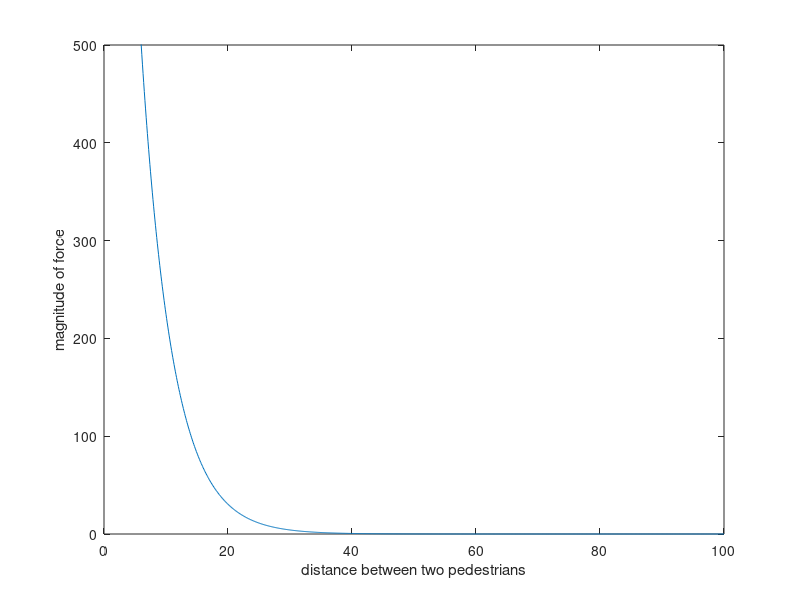

This figure's MATLAB source:
% Visualization of exponential character of the pedestrian interaction force for the project report

clear all
clc

mtopix = 10;

A_soc = 20 * mtopix;
r = 0.6 * mtopix;
B_soc = 5;
n = 1;
lambda = 0.2;
A_phys = 30 * mtopix;
B_phys = 5;
phi = 0;

d = [0 : 0.1 : 100];

for i = 1 : length(d)
     f(i) = A_soc * exp((r - d(i)) / B_soc) * n * (lambda + (1 - lambda) * ((1 + cos(phi)) / 2)) + A_phys * exp((r - d(i)) / B_phys) * n; % Betrag der Kraft
end

plot(d, f)
axis([0 d(end) 0 500])
xlabel('distance between two pedestrians')
ylabel('magnitude of force')